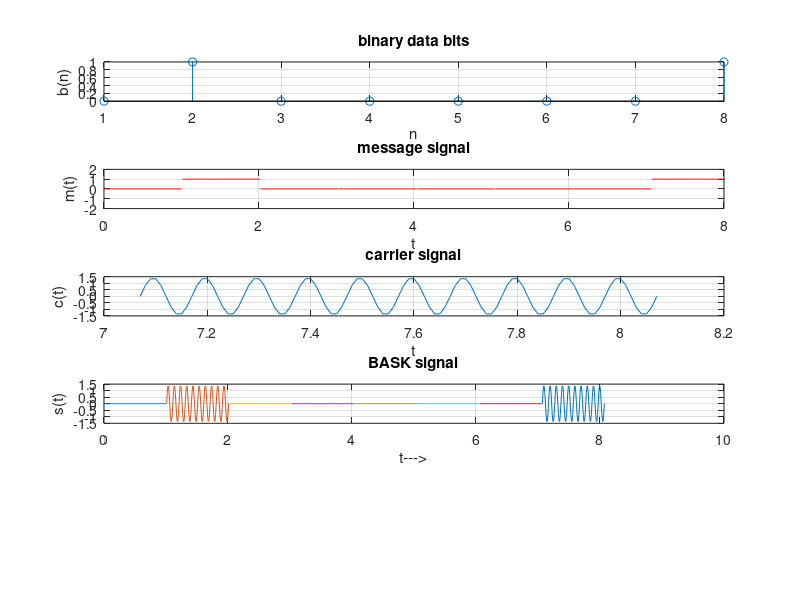

Reproduce this figure in MATLAB.
clc;
clear all;
close all;

% Generate the carrier signal

Tb=1; 
fc=10;                          % Set the carrier frequency fc to 10 Hz
t=0:Tb/100:1;
c=sqrt(2/Tb)*sin(2*pi*fc*t);    % Equation for the carrier signal as a function of time

% Generate the message signal
N=8;                            % Set the number of data elements N
m=rand(1,N);

t1=0;
t2=Tb;

for i=1:N                       % To obtain each data element , generate a random number m in [0,1] 
    t=[t1:.01:t2]               % If m > 0.5 assign value of m=1
     if m(i)>0.5                % Else assign m=0
     m(i)=1;
     m_s=ones(1,length(t));
     else
     m(i)=0;
     m_s=zeros(1,length(t));
end

 message(i,:)=m_s;
 
% Product of carrier and message
 ask_sig(i,:)=c.*m_s;           % The modulated signal is the product of the message signal level (dc level) and the carrier signal level (analog level)
 
 t1=t1+(Tb+.01);
 t2=t2+(Tb+.01);
 
% Plotting the message signal
 subplot(5,1,2);
 axis([0 N -2 2]);              
 plot(t,message(i,:),'r');
 title('message signal');
 xlabel('t');
 ylabel('m(t)');
 grid on
 hold on
 
% Plotting the BASK signal (modulated signal) 
 subplot(5,1,4);
 plot(t,ask_sig(i,:));
 title('BASK signal');xlabel('t--->');ylabel('s(t)');grid on
 hold on
end
hold off

% Plotting the carrier signal
subplot(5,1,3);
plot(t,c);
title('carrier signal');
xlabel('t');
ylabel('c(t)');
grid on

% Plotting the input binary data
subplot(5,1,1);
stem(m);
title('binary data bits');
xlabel('n');
ylabel('b(n)');
grid on 